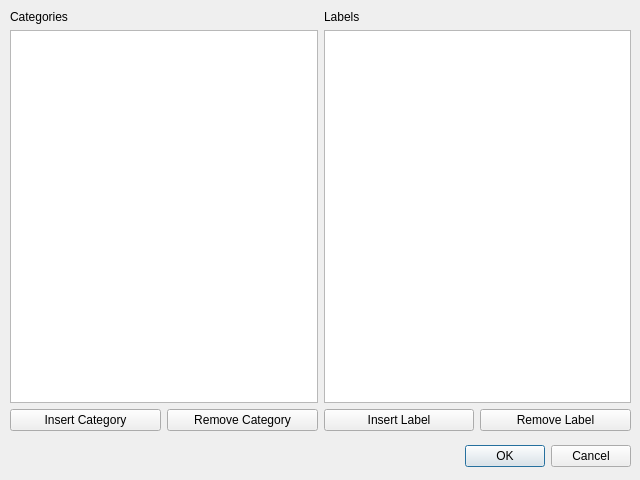
<?xml version="1.0" encoding="UTF-8"?>
<ui version="4.0">
 <class>DialogAnnotation</class>
 <widget class="QDialog" name="DialogAnnotation">
  <property name="geometry">
   <rect>
    <x>0</x>
    <y>0</y>
    <width>640</width>
    <height>480</height>
   </rect>
  </property>
  <property name="windowTitle">
   <string>Annotation attributes</string>
  </property>
  <widget class="QDialogButtonBox" name="buttonBox">
   <property name="geometry">
    <rect>
     <x>10</x>
     <y>440</y>
     <width>621</width>
     <height>32</height>
    </rect>
   </property>
   <property name="orientation">
    <enum>Qt::Horizontal</enum>
   </property>
   <property name="standardButtons">
    <set>QDialogButtonBox::Cancel|QDialogButtonBox::Ok</set>
   </property>
  </widget>
  <widget class="QWidget" name="">
   <property name="geometry">
    <rect>
     <x>10</x>
     <y>10</y>
     <width>621</width>
     <height>421</height>
    </rect>
   </property>
   <layout class="QGridLayout" name="gridLayout_2">
    <item row="0" column="0">
     <layout class="QGridLayout" name="gridLayout">
      <item row="0" column="0">
       <widget class="QLabel" name="labelCategories">
        <property name="text">
         <string>Categories</string>
        </property>
       </widget>
      </item>
      <item row="0" column="1">
       <widget class="QLabel" name="labelLabels">
        <property name="text">
         <string>Labels</string>
        </property>
       </widget>
      </item>
      <item row="1" column="0">
       <widget class="QListView" name="listViewCategories"/>
      </item>
      <item row="1" column="1">
       <widget class="QListView" name="listViewLabels"/>
      </item>
     </layout>
    </item>
    <item row="1" column="0">
     <layout class="QHBoxLayout" name="horizontalLayout">
      <item>
       <widget class="QPushButton" name="pushButtonInsertCategory">
        <property name="text">
         <string>Insert Category</string>
        </property>
       </widget>
      </item>
      <item>
       <widget class="QPushButton" name="pushButtonRemoveCategory">
        <property name="text">
         <string>Remove Category</string>
        </property>
       </widget>
      </item>
      <item>
       <widget class="QPushButton" name="pushButtonInsertLabel">
        <property name="text">
         <string>Insert Label</string>
        </property>
       </widget>
      </item>
      <item>
       <widget class="QPushButton" name="pushButtonRemoveLabel">
        <property name="text">
         <string>Remove Label</string>
        </property>
       </widget>
      </item>
     </layout>
    </item>
   </layout>
  </widget>
 </widget>
 <resources/>
 <connections>
  <connection>
   <sender>buttonBox</sender>
   <signal>accepted()</signal>
   <receiver>DialogAnnotation</receiver>
   <slot>accept()</slot>
   <hints>
    <hint type="sourcelabel">
     <x>248</x>
     <y>254</y>
    </hint>
    <hint type="destinationlabel">
     <x>157</x>
     <y>274</y>
    </hint>
   </hints>
  </connection>
  <connection>
   <sender>buttonBox</sender>
   <signal>rejected()</signal>
   <receiver>DialogAnnotation</receiver>
   <slot>reject()</slot>
   <hints>
    <hint type="sourcelabel">
     <x>316</x>
     <y>260</y>
    </hint>
    <hint type="destinationlabel">
     <x>286</x>
     <y>274</y>
    </hint>
   </hints>
  </connection>
 </connections>
</ui>
